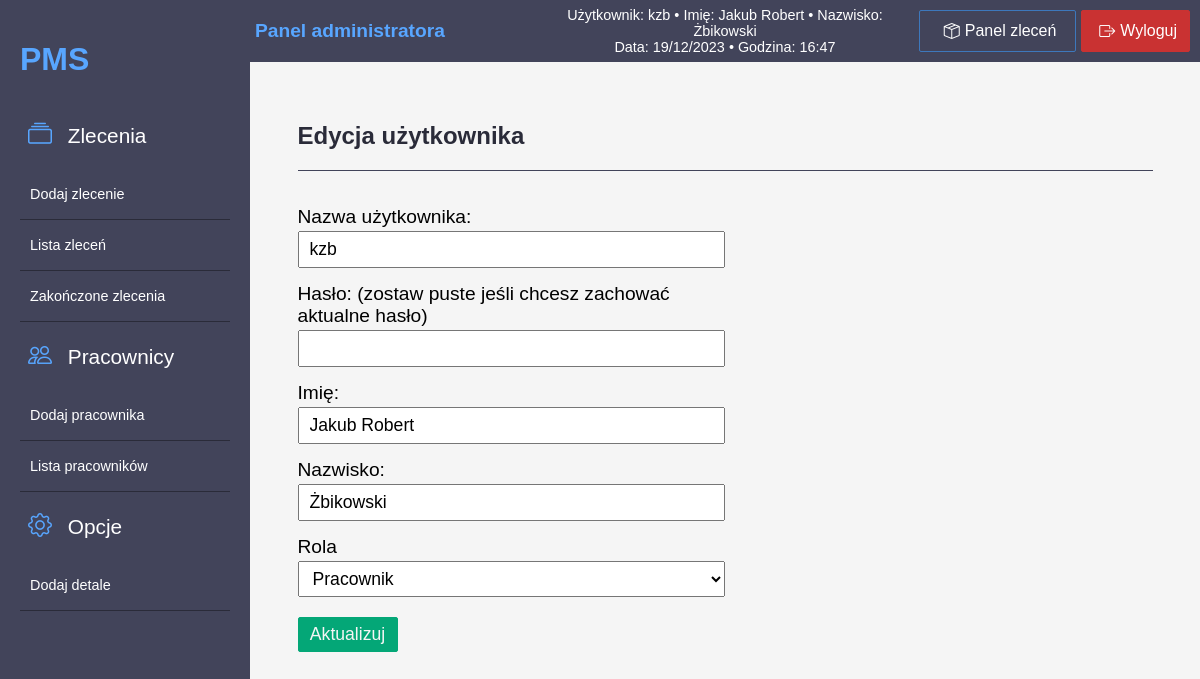
/index.php?action=edit-employee&id=1 (signed in), run on the app's committed database.
### tables this page shows
CREATE TABLE `users` (
  `id` int(11) NOT NULL,
  `username` text NOT NULL,
  `password` text NOT NULL,
  `name` text NOT NULL,
  `lastname` text NOT NULL,
  `role` text NOT NULL
);

### models/User.php (called while the page is built, shortened)
<?php
class User{
    public static function getUserById($id) {
        $database = new Database();
        $connection = $database->getConnection();
        $query = "SELECT * FROM users WHERE id = ?";
        $stmt = $connection->prepare($query);
        $stmt->bind_param("i", $id);
        $stmt->execute();
        $result = $stmt->get_result();
        $user = $result->fetch_assoc();
        return $user;
    }
}
?>

### views/edit-employee.php (the view, shortened to what this page needs)
<!DOCTYPE html>
<html lang="pl">
<head>
    <link rel="stylesheet" type="text/css" href="styles/style.css">
    <link rel="stylesheet" type="text/css" href="styles/dashboard-style.css">
    <link rel="stylesheet" type="text/css" href="bs/bootstrap/css/bootstrap-table.css">
    <link rel="stylesheet" href="https://cdn.jsdelivr.net/npm/bootstrap-icons@1.11.2/font/bootstrap-icons.min.css">
</head>
<body>
<div class="container">
<?php include 'views/menu-admin.php'; ?>
    <div class="main-content" >
    <h2>Edycja użytkownika</h2>
        <form id="edit-employee" action="?controller=AuthController&action=update-employee" method="post">
            <label for="username">Nazwa użytkownika:</label>
            <input type="text" id="username" name="username" value="<?php echo $user['username']; ?>" required>
            <label for="password">Hasło: (zostaw puste jeśli chcesz zachować aktualne hasło)</label>
            <input type="password" id="password" name="password" >
            <label for="name">Imię:</label>
            <input type="text" id="name" name="name" value="<?php echo $user['name']; ?>" required>
            <label for="lastname">Nazwisko:</label>
            <input type="text" id="lastname" name="lastname" value="<?php echo $user['lastname']; ?>" required>
            <label for="role">Rola </label>
            <select id="role" name="role" value="<?php echo $user['role']; ?>" required>
                <option value="employee">Pracownik</option>
            </select>
            <button type="submit" id="submit-btn">Aktualizuj</button>
        </form>
    </div>
</div>
</body>
</html>

### styles/style.css (style rules this page uses)
body { height: 100%; margin: 0; font-family: Arial, Helvetica, sans-serif; }

### styles/dashboard-style.css (style rules this page uses)
.container { display: flex; }
.main-content { width: 90%; display: flex; flex-direction: column; justify-content: center; margin: 20px; padding: 20px; }
.main-content h2 { padding: 0px 0px 20px 0px; width: 100%; border-bottom: 1px solid #42445A; font-size: x-large; color: #2a2b39; }
form { width: 50%; display: flex; flex-direction: column; }
label { margin-top: 15px; margin-bottom: 3px; font-size: 1.2rem; }
input { padding: 6px 10px; font-size: 1.1rem; }
select { font-size: 1.1rem; padding: 6px 10px; }
#submit-btn { margin-top: 20px; padding: 6px; color: #f5f5f5; font-size: 1.1rem; background-color: #04a777; border: 1px solid #04a777; border-radius: 2px; min-width: 100px; width: 15%; transition: background-color 0.2s ease, color 0.2s ease; }

### data on the page
users: username "kzb", name "Jakub Robert", lastname "Żbikowski", role "Pracownik"

### other printed values
$_SESSION['username'] "kzb"
$_SESSION['name'] "Jakub Robert"
$_SESSION['lastname'] "Żbikowski"
